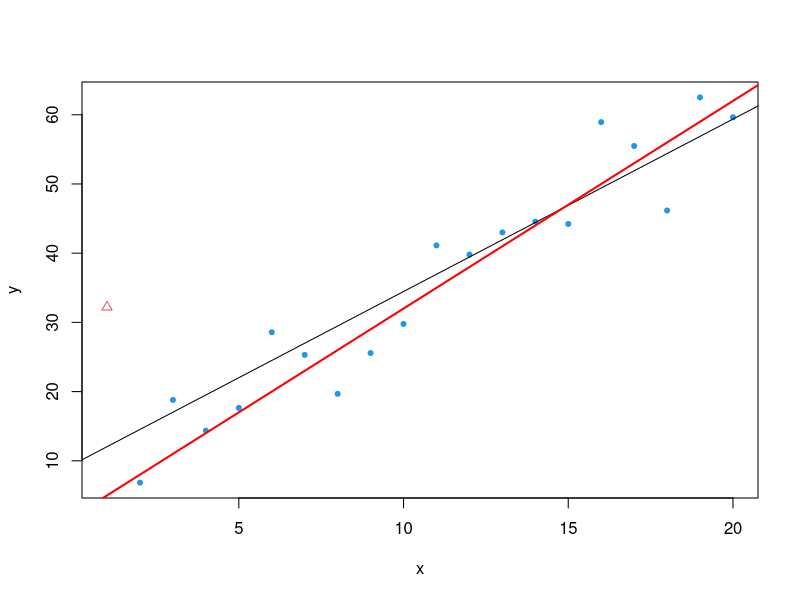
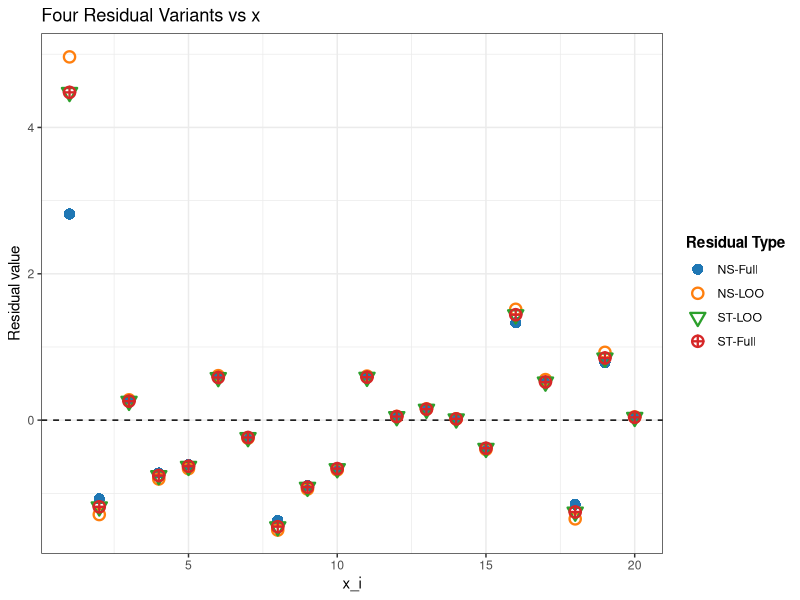

Recreate these plots in R, in order.
## ---- chunk 1
#| message: false
#| warning: false
# Load libraries
library(dplyr)
library(knitr)

# -------------------------------
# 1) Data and full-model fit
# -------------------------------
set.seed(123)
n <- 20
x <- 1:n
y <- 2 + 3 * x + rnorm(n, mean = 0, sd = 5)
y[1] <- y[1] + 30  
#y[11] <- y[11] - 30 
o.index <- c(1)
flag.outlier <- rep(20, n)
flag.outlier[o.index] <- 2
full_data  <- data.frame(x = x, y = y)

plot(y~x, data=full_data, pch= flag.outlier, col=flag.outlier)
abline(lm(y~x, data=full_data))
abline (a=2, b=3, col="red", lwd=2)

## ---- chunk 2
#| label: plaintext
#| echo: true
#| message: false
#| warning: false

library(kableExtra)

full_model <- lm(y ~ x, data = full_data)
p <- length(coef(full_model))
leverage   <- hatvalues(full_model)
e_full     <- resid(full_model)
sigma_hat_val  <- summary(full_model)$sigma

rss_full <- sum(e_full^2)
df_loo <- n - p - 1
sigma_minus_i_shortcut <- sqrt((rss_full - (e_full^2 / (1 - leverage))) / df_loo)

# -------------------------------
# 2) LOOCV quantities (refit n times)
# -------------------------------
e_del_val <- numeric(n)
sigma_minus_i_val <- numeric(n)

for (i in 1:n) {
  loocv_model <- lm(y ~ x, data = full_data[-i, ])
  yhat_minus  <- predict(loocv_model, newdata = full_data[i, , drop = FALSE])
  e_del_val[i]    <- full_data$y[i] - yhat_minus
  sigma_minus_i_val[i] <- summary(loocv_model)$sigma
}

# -------------------------------
# 3) Assemble and round results
# -------------------------------
residuals_df <- data.frame(
  x = full_data$x,
  h = as.numeric(leverage),
  e_i = as.numeric(e_full),
  sigma_hat = as.numeric(sigma_hat_val),
  e_i_minus_i = as.numeric(e_del_val),
  e_i_minus_i_2 = e_full/(1-leverage),
  sigma_minus_i = as.numeric(sigma_minus_i_val),
  sigma_minus_i_shortcut = as.numeric(sigma_minus_i_shortcut),
  `NS-Full` = e_full / sigma_hat_val,
  `NS-LOO` = e_del_val / sigma_minus_i_val,
  `ST-LOO` = e_del_val / (sigma_minus_i_val / sqrt(1 - leverage)),
  `ST-Full` = rstudent(full_model)
) %>%
  mutate(across(where(is.numeric), ~ round(.x, 3)))


# 4) Create simple display names
display_names <- c("$x_i$", "$h_i$", "$e_i$", "$\\hat{\\sigma}$", 
                   "$e_{i,-i}$", "$\\hat{e}_{i,-i}$",
                   "$\\hat{\\sigma}_{-i}$", "$\\tilde{\\sigma}_{-i}$", 
                   "NS-Full", "NS-LOO", "ST-LOO", "ST-Full")

# 5) Display the table
# Conditional check for output format
if (knitr::is_html_output()) {
  # --- Code for HTML Output (using kableExtra) ---
  knitr::kable(
    residuals_df,
    caption = "Residual variants",
    col.names = display_names,
    align = "r",
    #format="html",
    escape = FALSE # Allows LaTeX and <br/> to render
  ) 
} else {
  # --- Code for PDF/Other Output (using kableExtra) ---
  knitr::kable(
    residuals_df,
    caption = "Residual variants.",
    col.names = display_names,
    align = "r",
    format = "latex",
    booktabs = TRUE,
    escape = FALSE # Allows LaTeX and \\ to render
  ) %>%
    kable_styling(
      latex_options = "scale_down"
    )
}
## ---- chunk 3
#| label: plot-four-residuals-new-names
#| echo: true
#| message: false
#| warning: false
#| fig-cap: "Four residual variants plotted against the predictor variable x."

# Load libraries
library(dplyr)
library(tidyr)
library(ggplot2)
library(knitr)


# -------------------------------
# 3) Plotting Code with Updated Names
# -------------------------------

# Prepare data for plotting
plot_df <- residuals_df %>%
  # Use the new, simple column names (R converts '-' to '.')
  select(
    x,
    NS.Full,
    NS.LOO,
    ST.LOO,
    ST.Full
  ) %>%
  pivot_longer(
    cols = -x,
    names_to = "residual_type",
    values_to = "residual_value"
  )

# Update the names in the mapping vectors
shape_map <- c(
  NS.Full = 16,  # solid circle
  NS.LOO  = 1,   # hollow circle
  ST.LOO  = 6,   # asterisk
  ST.Full = 10    # asterisk
)

labels_map <- c(
  NS.Full = "NS-Full",
  NS.LOO  = "NS-LOO",
  ST.LOO  = "ST-LOO",
  ST.Full = "ST-Full"
)

color_map <- c(
  NS.Full = "#1f77b4",  # blue
  NS.LOO  = "#ff7f0e", # orange
  ST.LOO  = "#2ca02c",  # green
  ST.Full = "#d62728"   # red
)

# Generate the plot
ggplot(
  plot_df,
  aes(x = x, y = residual_value,
      shape = residual_type, color = residual_type, group = residual_type)
) +
  geom_hline(yintercept = 0, linetype = "dashed") +
  geom_point(size = 3, stroke = 1.2) + # Increased stroke for visibility
  scale_shape_manual(
    values = shape_map,
    breaks = names(labels_map),
    labels = unname(labels_map),
    name = "Residual Type"
  ) +
  scale_color_manual(
    values = color_map,
    breaks = names(labels_map),
    labels = unname(labels_map),
    name = "Residual Type"
  ) +
  labs(
    title = "Four Residual Variants vs x",
    x = "x_i",
    y = "Residual value"
  ) +
  theme_bw() +
  theme(
    legend.position = "right",
    legend.title = element_text(face = "bold")
  )
